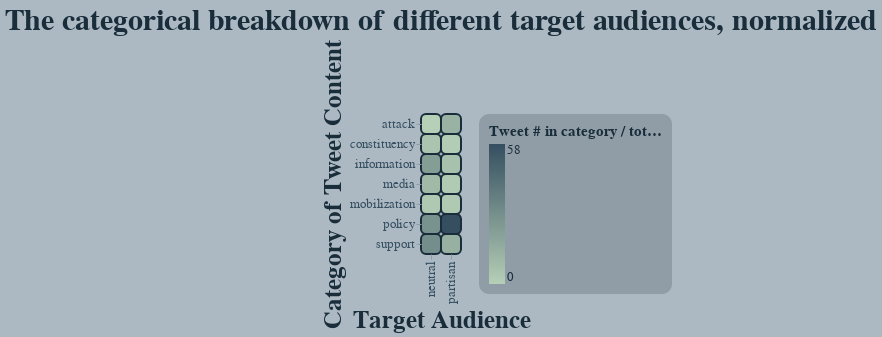

The cell this chart's notebook holds for it:
### Markdown cell above
##### **VIS 2**

Changing the data around does not do too much damage to this visualization, however it does make the labels on the heatmap legend feel even more arbitrary *( 58? what does that even mean )*, and the label, to avoid being truncated, must be reduced to such a complexity that it makes no sense.

**and this is just iteration 2!**

### Code cell
equal_heatmap = chart.mark_rect().encode(
    alt.X( "bias-trun", title="Target Audience" ),
    alt.Y( "category", title="Category of Tweet Content" ),
    alt.Color( "perc:Q", title="Tweet # in category / total tweets ")
).properties(
    title="The categorical breakdown of different target audiences, normalized"
)

apply_all(equal_heatmap, palletA)

### Figure 1 — Vega-Lite specification as saved in the notebook (floating-point values rounded to 4 significant figures)
{"config": {"view": {"continuousWidth": 400, "continuousHeight": 300, "strokeWidth": 0}, "axis": {"domainColor": "#FFFFFF00", "gridColor": "#909DA6", "labelColor": "#354F61", "labelFontSize": 13, "tickColor": "#909DA6", "titleColor": "#192D3B", "titleFontSize": 25}, "background": "#ACB9C2", "bar": {"cornerRadius": 5}, "font": "DINCondensed-Bold", "legend": {"cornerRadius": 10, "fillColor": "#909DA6", "labelColor": "#192D3B", "labelFontSize": 13, "padding": 10, "titleColor": "#192D3B", "titleFontSize": 15}, "mark": {"cornerRadius": 5, "stroke": "#192D3B", "strokeWidth": 2}, "range": {"category": ["#B6CFB7", "#A0B9A8", "#8BA49A", "#758F8C", "#60797D", "#4A646F", "#354F61"], "heatmap": ["#B6CFB7", "#A0B9A8", "#8BA49A", "#758F8C", "#60797D", "#4A646F", "#354F61"]}, "title": {"color": "#192D3B", "fontSize": 30}}, "data": {"name": "data-b18f56463b49e574ace535444f5bfcab"}, "mark": "rect", "encoding": {"color": {"field": "perc", "title": "Tweet # in category / total tweets ", "type": "quantitative"}, "x": {"field": "bias-trun", "title": "Target Audience", "type": "nominal"}, "y": {"field": "category", "title": "Category of Tweet Content", "type": "nominal"}}, "title": "The categorical breakdown of different target audiences, normalized", "$schema": "https://vega.github.io/schema/vega-lite/v4.17.0.json", "datasets": {"data-b18f56463b49e574ace535444f5bfcab": [{"bias-trun": "partisan", "category": "policy", "value": 706, "perc": 58.35, "invert": 0.001416, "invert-perc": 1.105, "Unnamed: 6": null, "Unnamed: 7": null, "Unnamed: 8": null, "Unnamed: 9": null}, {"bias-trun": "partisan", "category": "attack", "value": 160, "perc": 13.22, "invert": 0.00625, "invert-perc": 4.875, "Unnamed: 6": null, "Unnamed: 7": null, "Unnamed: 8": null, "Unnamed: 9": null}, {"bias-trun": "partisan", "category": "information", "value": 82, "perc": 6.777, "invert": 0.0122, "invert-perc": 9.513, "Unnamed: 6": null, "Unnamed: 7": null, "Unnamed: 8": "total=", "Unnamed: 9": 5000.0}, {"bias-trun": "partisan", "category": "mobilization", "value": 39, "perc": 3.223, "invert": 0.02564, "invert-perc": 20.0, "Unnamed: 6": null, "Unnamed: 7": null, "Unnamed: 8": "partisan total=", "Unnamed: 9": 1210.0}, {"bias-trun": "partisan", "category": "support", "value": 170, "perc": 14.05, "invert": 0.005882, "invert-perc": 4.589, "Unnamed: 6": null, "Unnamed: 7": null, "Unnamed: 8": "neutral total=", "Unnamed: 9": 2499.0}, {"bias-trun": "partisan", "category": "constituency", "value": 23, "perc": 1.901, "invert": 0.04348, "invert-perc": 33.92, "Unnamed: 6": null, "Unnamed: 7": null, "Unnamed: 8": null, "Unnamed: 9": null}, {"bias-trun": "partisan", "category": "media", "value": 30, "perc": 2.479, "invert": 0.03333, "invert-perc": 26.0, "Unnamed: 6": null, "Unnamed: 7": null, "Unnamed: 8": "total-inv", "Unnamed: 9": 0.239}, {"bias-trun": "neutral", "category": "policy", "value": 705, "perc": 28.21, "invert": 0.001418, "invert-perc": 1.281, "Unnamed: 6": null, "Unnamed: 7": null, "Unnamed: 8": "partisan inv", "Unnamed: 9": 0.1282}, {"bias-trun": "neutral", "category": "attack", "value": 12, "perc": 0.4802, "invert": 0.08333, "invert-perc": 75.23, "Unnamed: 6": null, "Unnamed: 7": null, "Unnamed: 8": "neutral inv", "Unnamed: 9": 0.1108}, {"bias-trun": "neutral", "category": "information", "value": 565, "perc": 22.61, "invert": 0.00177, "invert-perc": 1.598, "Unnamed: 6": null, "Unnamed: 7": null, "Unnamed: 8": null, "Unnamed: 9": null}, {"bias-trun": "neutral", "category": "mobilization", "value": 90, "perc": 3.601, "invert": 0.01111, "invert-perc": 10.03, "Unnamed: 6": null, "Unnamed: 7": null, "Unnamed: 8": null, "Unnamed: 9": null}, {"bias-trun": "neutral", "category": "support", "value": 751, "perc": 30.05, "invert": 0.001332, "invert-perc": 1.202, "Unnamed: 6": null, "Unnamed: 7": null, "Unnamed: 8": null, "Unnamed: 9": null}, {"bias-trun": "neutral", "category": "constituency", "value": 129, "perc": 5.162, "invert": 0.007752, "invert-perc": 6.999, "Unnamed: 6": null, "Unnamed: 7": null, "Unnamed: 8": null, "Unnamed: 9": null}, {"bias-trun": "neutral", "category": "media", "value": 247, "perc": 9.884, "invert": 0.004049, "invert-perc": 3.655, "Unnamed: 6": null, "Unnamed: 7": null, "Unnamed: 8": null, "Unnamed: 9": null}]}}
